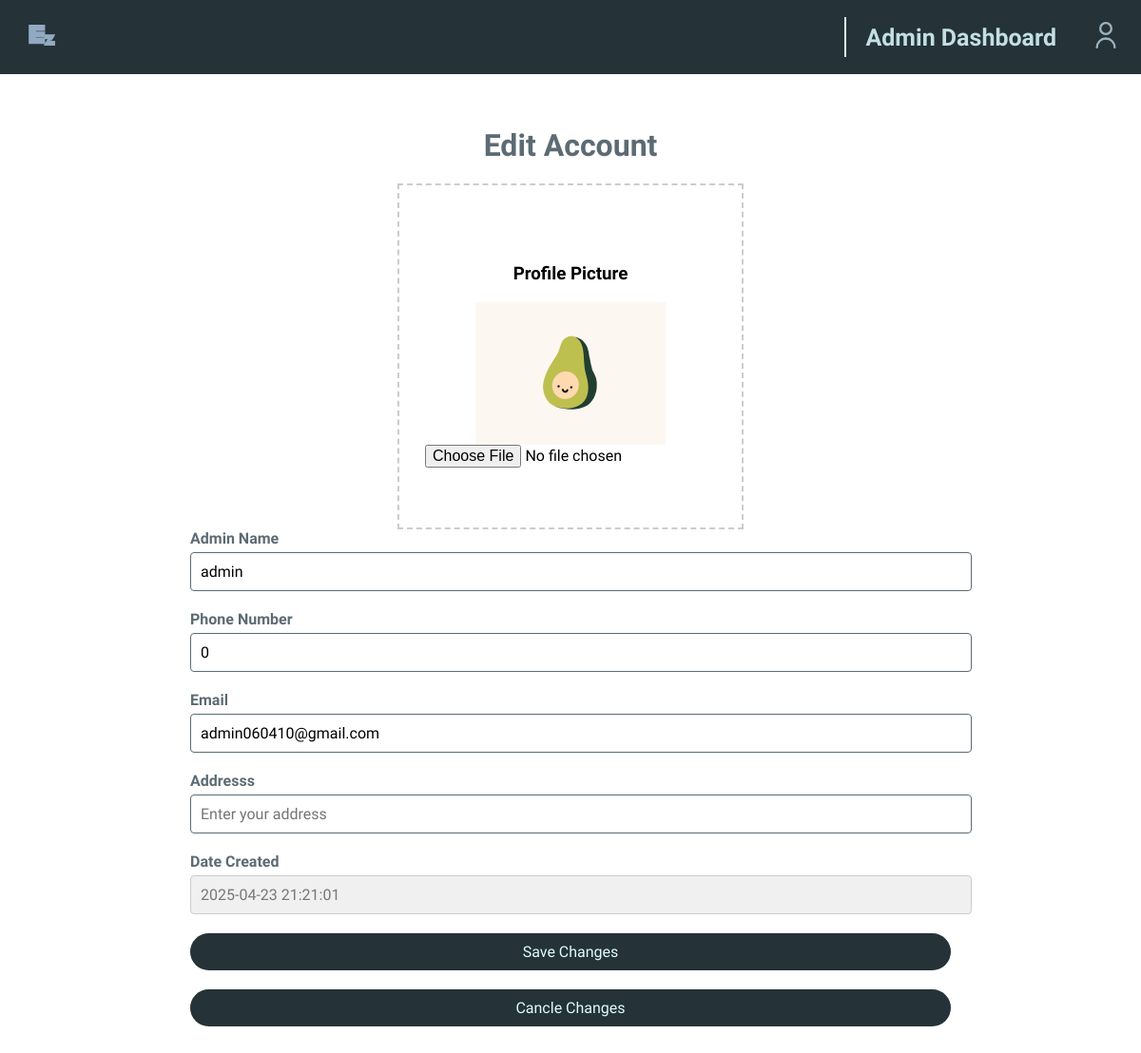
/lib/edit_user.php?user_id=4 (signed in), run on the app's committed database.
### tables this page shows
CREATE TABLE `member` (
  `user_id` int(11) NOT NULL,
  `username` varchar(50) NOT NULL,
  `password_hash` varchar(255) NOT NULL,
  `email` varchar(100) NOT NULL,
  `dob` date NOT NULL,
  `photo_path` varchar(255) DEFAULT NULL,
  `created_at` datetime DEFAULT current_timestamp(),
  `is_admin` tinyint(1) NOT NULL DEFAULT 0,
  `address` varchar(255) DEFAULT NULL,
  `hp` int(11) NOT NULL
);

### web/lib/edit_user.php (the view, shortened to what this page needs)
<?php
include '../_head.php';
?>
<link rel="stylesheet" href="../css/edit_user.css">
<?php
require '../config.php';
$userId = $_GET['user_id'];
try {
    $sql = "SELECT * FROM member WHERE user_id = :user_id";
    $stmt = $pdo->prepare($sql);
    $stmt->bindParam(':user_id', $userId, PDO::PARAM_INT);
    $stmt->execute();
    $user = $stmt->fetch(PDO::FETCH_ASSOC);
} catch (PDOException $e) {
    die("Database error: " . $e->getMessage());
}
?>
</head>
<body>
    <header>
        <a href="/"><img src="../images/Logo.png" alt="Logo" class="logo"></a>
        <nav>
            <span>Admin Dashboard</span>
            <a href="../page/profile_page.php"><img src="../images/images_nav/user.svg" alt="User" height="28" width="28"></a>
        </nav>
    </header>
<main>
    <div class="main-content">
        <h1>Edit Account</h1>
        <form id="editAdminForm" action="../lib/update_admin.php" method="POST" enctype="multipart/form-data">
                <div class="img-upload-container">
                    <div class="img-upload">
                        <h3>Profile Picture</h3>
                        <img id="preview" src="<?php echo $user['photo_path'] ?? '#'; ?>" alt="Profile Picture Preview" style="display:none;">
                        <input type="file" id="photo_path" name="photo_path" accept="image/*" >
                    </div>
                </div>
                <div class="form-group">
                    <label for="username">Admin Name</label>
                    <input type="text" id="username" name="username" placeholder="Enter your username" value="<?= htmlspecialchars($user['username']) ?>" required>
                </div>
                <div class="form-group">
                    <label for="hp">Phone Number</label>
                    <input type="tel" id="hp" name="hp" placeholder="Phone number (e.g. 01234567890)" pattern="0\d{10}" value="<?= htmlspecialchars($user['hp']) ?>" required>
                </div>
                <div class="form-group">
                    <label for="email">Email</label>
                    <input type="text" id="email" name="email" value="<?= htmlspecialchars($user['email']) ?>" required>
                </div>
                <div class="form-group">
                    <label for="email">Addresss</label>
                    <input type="text" id="address" name="address" placeholder="Enter your address" value="<?= htmlspecialchars($user['address']) ?>" required>
                </div>
                <div class="form-group">
                    <label>Date Created</label>
                    <p class="readonly-text"><?= htmlspecialchars($user['created_at']) ?></p>
                </div>
                <button type="submit" class="save">Save Changes</button>
            </form>
            <button type="button" class="back" onclick="window.location.href='../page/admin_dashboard_user.php'">Cancle Changes</button>
        </div>
    </main>
</body>
</html>

### web/css/global.css (style rules this page uses)
body, input, button, textarea, select { font-family: 'Urbanist', sans-serif; font-size: 16px; }
html, body { margin: 0; padding: 0%; height: 100vh; display: flex; flex-direction: column; }
header { height: 58px; width: 100%; display: flex; justify-content: space-between; align-items: center; padding: 10px 0px; background: #253237; flex-shrink: 0; z-index: 9999; }
header .logo { padding: 10px 30px; max-width: 100%; height: 22px; filter: invert(91%) sepia(5%) saturate(1773%) hue-rotate(171deg) brightness(81%) contrast(83%); }
header nav { padding: 0; background: transparent; display: flex; border-left: #e0fbfc 2px solid; margin-right: 5px; }
header nav a { padding: 5px 18px; filter: invert(80%) sepia(9%) saturate(572%) hue-rotate(156deg) brightness(88%) contrast(85%);; white-space: nowrap; }

### web/css/edit_user.css (style rules this page uses)
header { position: fixed; z-index: 1000; overflow: auto; }
header span { color: #c2dfe3; font-size: 25px; font-weight: 700; text-align: center; margin: auto 20px; }
.main-content { max-width: 800px; margin: 42px auto; padding: 20px; background-color: #fff; }
h1 { text-align: center; color: #5c6b73; font-weight: 700; margin-top: 9%; }
.form-group { margin-bottom: 20px; }
.form-group label { display: block; margin-bottom: 5px; color: #5c6b73; font-weight: 700; }
.form-group input, .form-group select { width: 100%; padding: 10px; border: 1px solid #5c6b73; border-radius: 4px; font-size: 16px; }
.readonly-text { width: 100%; padding: 10px; border: 1px solid #ccc; border-radius: 4px; font-size: 16px; background-color: #f0f0f0; color: #777; margin-top: 5px; }
.img-upload-container { display: flex; justify-content: center; gap: 20px; margin-top: 20px; }
.img-upload { border: 2px dashed #ccc; padding: 80px; text-align: center; background-color: #fff; width: 200px; height: 200px; display: flex; flex-direction: column; align-items: center; justify-content: center; }
.img-upload img { max-width: 100%; max-height: 100%; display: none; }
button[type="submit"], button[type="button"] { display: block; width: 100%; padding: 10px; background-color: #253237; color: #e0fbfc; border: none; border-radius: 25px; font-size: 16px; cursor: pointer; margin-top: 20px; }

### data on the page
member: photo_path (picture), username "admin", hp "0", email "admin060410@gmail.com", created_at "2025-04-23 21:21:01"
